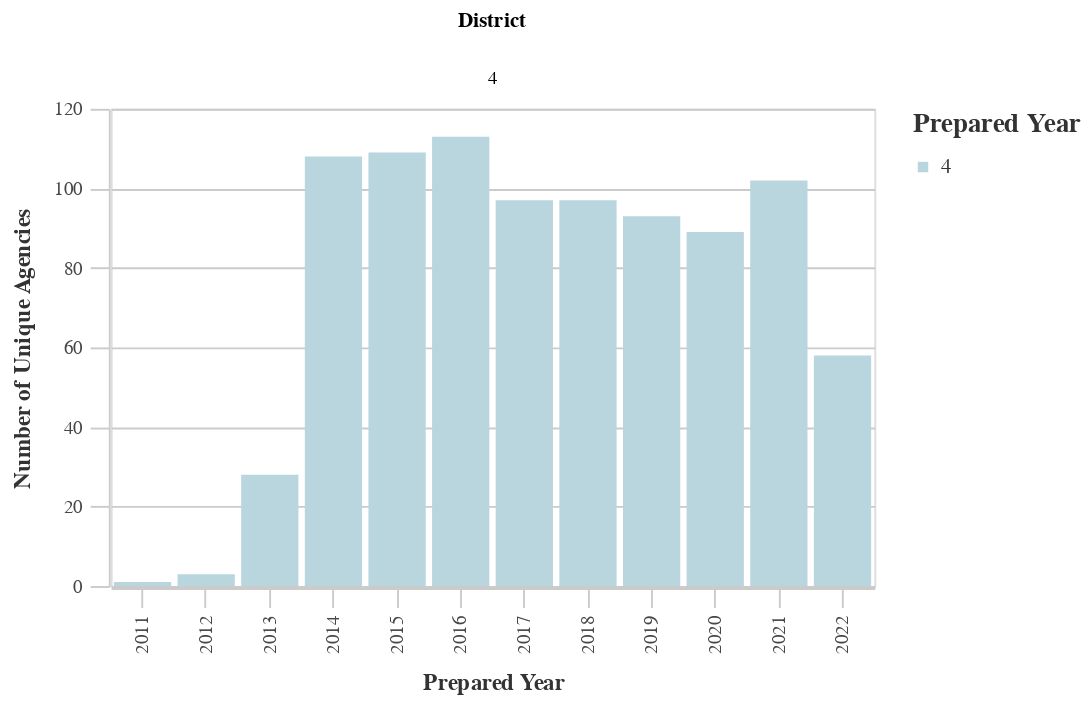

Notebook source saved alongside this figure:
### Code cell
# Unique Agencies by Dist
dist_years_agency = ((
        df
        >> group_by(_.prepared_y, _.dist)
        >> summarize(n=_.primary_agency_name.nunique())
        >> arrange(-_.prepared_y)
    )
        .rename(columns={'dist':'District', 'n':'Count'})
    )
chart10 = (alt.Chart(dist_years_agency).mark_bar().encode(
        column='District:N',
        x=alt.X('prepared_y:O', title='Prepared Year'),
        y=alt.Y('Count:Q', title='Number of Unique Agencies'),
        color = alt.Color("District:N", 
                              scale=alt.Scale(
                                  range=altair_utils.CALITP_SEQUENTIAL_COLORS),  
                               legend=alt.Legend(title="Prepared Year")
                              )))
                              
chart10 = styleguide.preset_chart_config(chart10)
chart10 = _dla_utils.add_tooltip(chart10, 'prepared_y', 'Count')
    
display(HTML("<h4><strong>Number of Unique Agencies by District</strong></h4>"))
display(chart10)

### Figure 1 — Vega-Lite specification as saved in the notebook (floating-point values rounded to 4 significant figures)
{"config": {"view": {"continuousWidth": 400, "continuousHeight": 300}, "axis": {"domainColor": "#cbcbcb", "grid": true, "gridColor": "#cbcbcb", "gridWidth": 1, "labelColor": "#474747", "labelFont": "Nunito Sans", "labelFontSize": 10, "labelPadding": 4, "tickColor": "#cbcbcb", "tickSize": 10, "titleColor": "#333", "titleFont": "Raleway", "titleFontSize": 12, "titlePadding": 10}, "axisBand": {"grid": false}, "background": "white", "font": "Raleway", "header": {"labelFont": "Nunito Sans", "titleFont": "Raleway"}, "legend": {"labelColor": "#333", "labelFont": "Nunito Sans", "labelFontSize": 11, "labelLimit": 0, "padding": 1, "symbolSize": 30, "symbolType": "square", "titleColor": "#333", "titleFont": "Raleway", "titleFontSize": 14, "titlePadding": 10}, "title": {"anchor": "middle", "font": "Raleway", "fontSize": 18, "fontWeight": 300, "offset": 20}}, "data": {"name": "data-278d91c974d248e5fe23049a4f501dee"}, "mark": "bar", "encoding": {"color": {"field": "District", "legend": {"title": "Prepared Year"}, "scale": {"range": ["#B9D6DF", "#8CBCCB", "#2EA8CE", "#136C97", "#0B405B"]}, "type": "nominal"}, "column": {"field": "District", "type": "nominal"}, "tooltip": [{"field": "prepared_y", "type": "quantitative"}, {"field": "Count", "type": "quantitative"}], "x": {"field": "prepared_y", "title": "Prepared Year", "type": "ordinal"}, "y": {"field": "Count", "title": "Number of Unique Agencies", "type": "quantitative"}}, "height": 250, "width": 400, "$schema": "https://vega.github.io/schema/vega-lite/v4.17.0.json", "datasets": {"data-278d91c974d248e5fe23049a4f501dee": [{"prepared_y": 2022.0, "District": 4, "Count": 58}, {"prepared_y": 2021.0, "District": 4, "Count": 102}, {"prepared_y": 2020.0, "District": 4, "Count": 89}, {"prepared_y": 2019.0, "District": 4, "Count": 93}, {"prepared_y": 2018.0, "District": 4, "Count": 97}, {"prepared_y": 2017.0, "District": 4, "Count": 97}, {"prepared_y": 2016.0, "District": 4, "Count": 113}, {"prepared_y": 2015.0, "District": 4, "Count": 109}, {"prepared_y": 2014.0, "District": 4, "Count": 108}, {"prepared_y": 2013.0, "District": 4, "Count": 28}, {"prepared_y": 2012.0, "District": 4, "Count": 3}, {"prepared_y": 2011.0, "District": 4, "Count": 1}]}}
